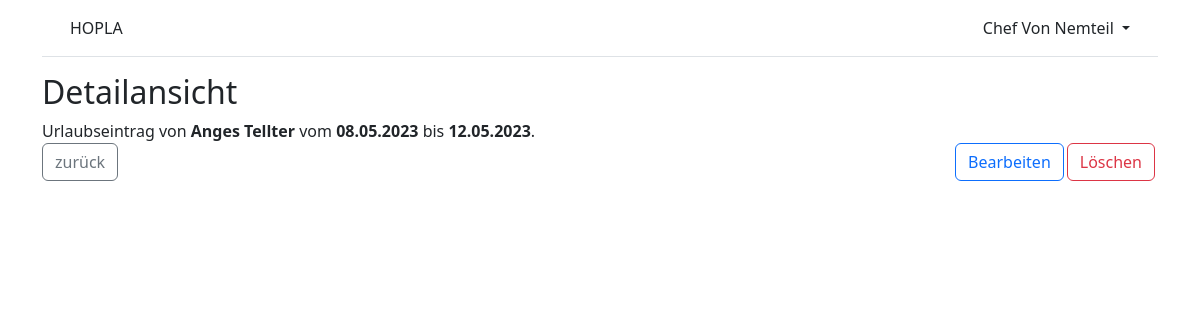
Screenshot of /vacations/19/ (signed in) with the database file from the repository.
### accounts/models.py (models this page shows)
class Employee(AbstractUser):
    reg_num = models.PositiveIntegerField(null=True, blank=True)
    supervisor = models.ForeignKey(
        'self',
        on_delete=models.CASCADE,
        null=True,
        blank=True,
    )
    team = models.ForeignKey(
        "Team",
        on_delete=models.CASCADE,
        null=True,
        blank=True,
    )
    class Role(models.TextChoices):
        HODEP = ("HODep", "Head of Department")
        HODIV = ("HODiv", "Head of Division")
        HOT = ("HOT", "Head of Team")
        EMP = ("Emp", "Employee")
    role = models.CharField(
        max_length=18,
        choices=Role.choices,
        default=Role.EMP,
    )

### vacations/models.py (models this page shows, shortened)
class Vacation(models.Model):
    start_date = models.DateField(default=timezone.now)
    end_date = models.DateField(default=timezone.now)
    user = models.ForeignKey(
        settings.AUTH_USER_MODEL,
        on_delete=models.CASCADE,
    )

### vacations/views.py (the view)
# urls.py: path("<int:pk>/", VacationDetailView.as_view(), name='vacation_detail'),
class VacationDetailView(LoginRequiredMixin, DetailView):
    model = Vacation
    template_name = "vacation_detail.html"

### templates/vacation_detail.html
{% extends "base.html" %}
{% block content %}
<div>
    <h2>Detailansicht</h2>
    Urlaubseintrag von <b>{{ object.user.first_name }} {{ object.user.last_name }}</b> vom <b>{{ object.start_date|date:"d.m.Y"  }}</b> bis <b>{{ object.end_date|date:"d.m.Y"  }}</b>.
    <p>
    <a class="btn btn-outline-danger right" href="{% url 'vacation_delete' vacation.pk %}">Löschen</a>
    <a class="btn btn-outline-primary right" href="{% url 'vacation_edit' vacation.pk %}">Bearbeiten</a>
    <a class="btn btn-outline-secondary left" href="{% url 'calendar' %}">zurück</a>
    </p>
</div>
{% endblock content %}

### templates/base.html (shortened to what this page needs)
<!DOCTYPE html>
{% load static %}
<html>
<head>
  {% load bootstrap5 %}
  {% bootstrap_css %}
  <link rel="stylesheet" href="{% static 'css/base.css' %}">
</head>
<body>
<div class="container">
  <header class="p-3 mb-3 border-bottom">
    <div class="container">
      <div class="d-flex flex-wrap align-items-center justify-content-center justify-content-lg-start">
        <a class="navbar-brand" href="{% url 'home' %}">HOPLA</a>
        {% if user.is_authenticated %}
        <div class="dropdown text-end">
          <a href="#" class="d-block link-dark text-decoration-none dropdown-toggle"
            id="dropdownUser1" data-bs-toggle="dropdown" aria-expanded="false">
            {{ user.first_name }} {{ user.last_name }}
          </a>
        </div>
        {% else %}
        <div class="text-end">
          <a href="{% url 'login' %}" class="btn btn-outline-primary me-2">
            Log In</a>
          <a href="{% url 'signup' %}" class="btn btn-primary">Sign Up</a>
        </div>
        {% endif %}
      </div>
    </div>
  </header>
  <main>
    {% block content %}
    {% endblock content %}
  </main>
</div>
</body>
</html>

### static/css/base.css (style rules this page uses)
.left { float: left; }
.right { float: right; }
.btn { outline: none; box-shadow: 0 0 0 0; margin-right: 3px; }

### rows the page displays
Employee: first_name "Chef", last_name "Von Nemteil"
Vacation: user.first_name "Anges", user.last_name "Tellter", start_date "08.05.2023", end_date "12.05.2023"
